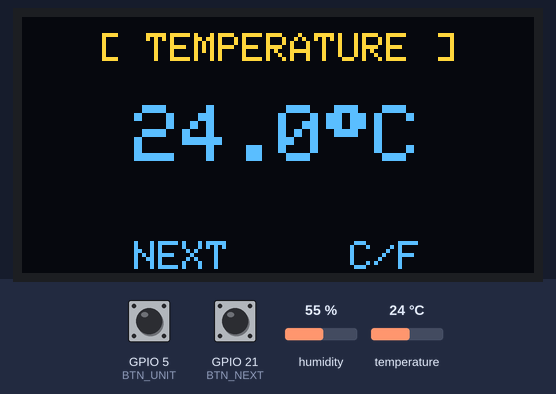
The sketch below on a simulated ESP32. Parts: 128×64 one-colour display. The test bench sets the inputs (shaded band); at power-on: GPIO 5 (BTN_UNIT) HIGH, GPIO 21 (BTN_NEXT) HIGH, humidity 55 %, temperature 24 °C. The OLED is the two-colour kind (top 16 rows yellow); what the sketch prints to the serial monitor is not drawn.

Above: at 3.7 s.
3.8 s: GPIO 5 (BTN_UNIT) pulled LOW for 0.25 s
At 4.5 s:
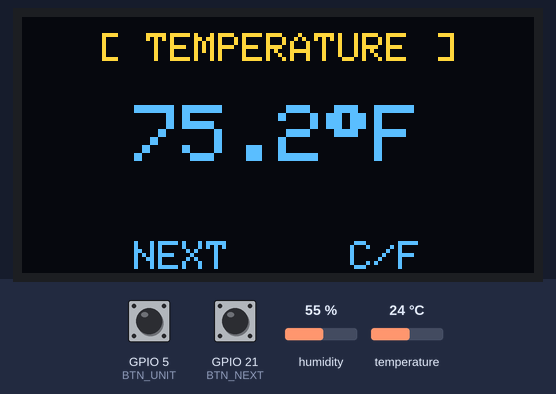
5.5 s: GPIO 21 (BTN_NEXT) pulled LOW for 0.25 s
At 6.3 s:
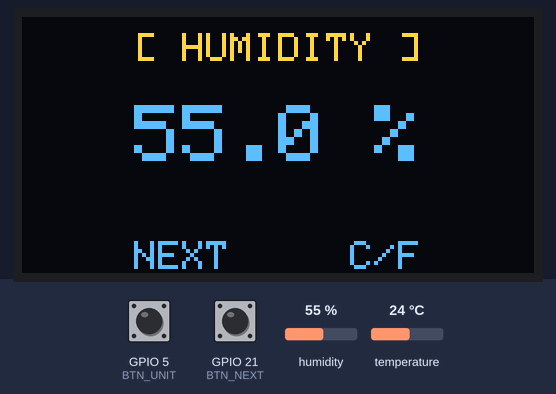
7.2 s: GPIO 21 (BTN_NEXT) pulled LOW for 1 s
At 8.4 s:
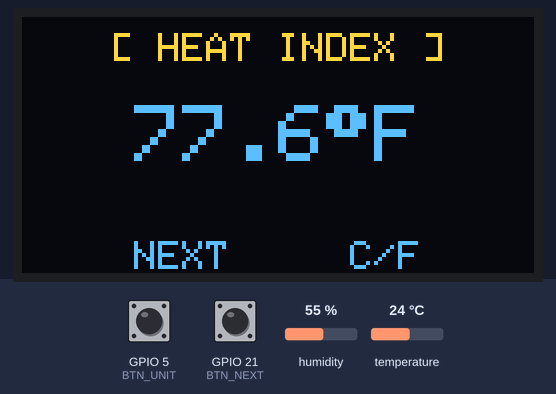
9.7 s: GPIO 5 (BTN_UNIT) pulled LOW for 1 s
At 10.4 s:
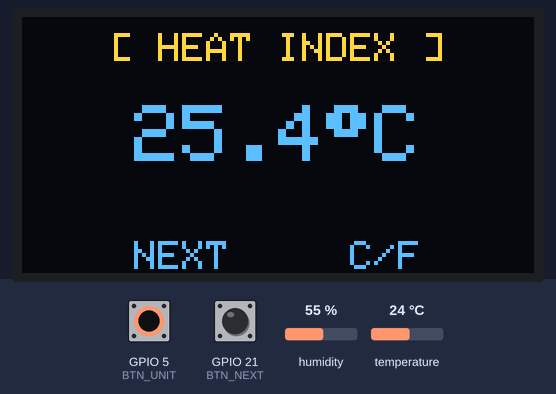
12.2 s: GPIO 21 (BTN_NEXT) pulled LOW for 0.25 s
At 13.5 s:
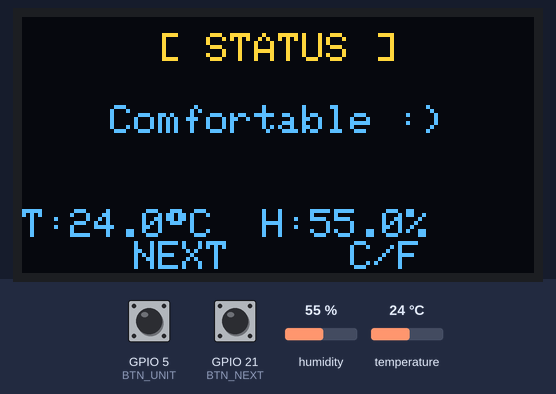
13.9 s: humidity set to 31 %
At 15.1 s:
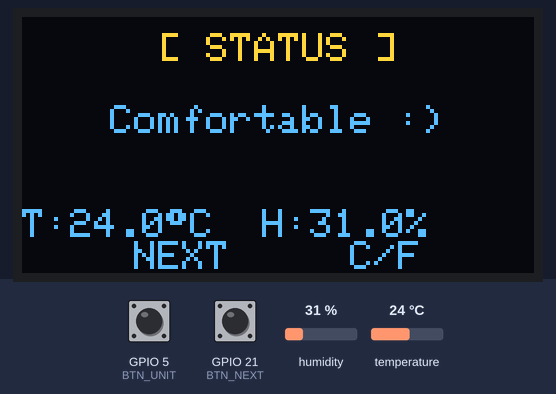
15.4 s: humidity set to 28 %
Timing chart, 0 to 18.1 s (numbered marks = the images above; inputs shaded):
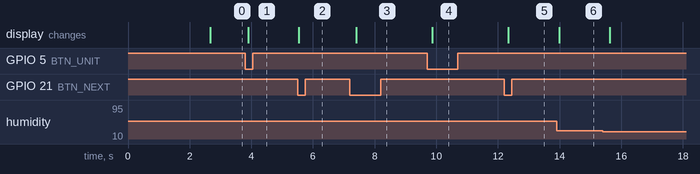

The sketch:

smart_climate_monitor.ino
```cpp
#include <Wire.h>
#include <Adafruit_AHTX0.h>
#include <Adafruit_GFX.h>
#include <Adafruit_SSD1306.h>

// -----------------------------------------------
//   GPIO PINS
// -----------------------------------------------
#define BTN_NEXT   21
#define BTN_UNIT   5

// -----------------------------------------------
//   OLED SETTINGS
// -----------------------------------------------
#define SCREEN_WIDTH  128
#define SCREEN_HEIGHT 64
#define OLED_RESET    -1
#define OLED_ADDRESS  0x3C

// -----------------------------------------------
//   OBJECTS
// -----------------------------------------------
Adafruit_SSD1306 display(SCREEN_WIDTH, SCREEN_HEIGHT, &Wire, OLED_RESET);
Adafruit_AHTX0 aht;

// -----------------------------------------------
//   SCREEN STATE
// -----------------------------------------------
int currentScreen = 0;
const int TOTAL_SCREENS = 5;
bool useFahrenheit = false;

// -----------------------------------------------
//   BUTTON DEBOUNCE
// -----------------------------------------------
unsigned long lastDebounce1 = 0;
unsigned long lastDebounce2 = 0;
const unsigned long DEBOUNCE_DELAY = 200;
bool lastState1 = HIGH;
bool lastState2 = HIGH;

// -----------------------------------------------
//   SENSOR DATA
// -----------------------------------------------
float temperature = 0.0;
float humidity    = 0.0;
float heatIndex   = 0.0;

float minTemp = 999.0;
float maxTemp = -999.0;
float minHum  = 999.0;
float maxHum  = -999.0;

// -----------------------------------------------
//   HELPER: CENTER TEXT
// -----------------------------------------------
void printCentered(String text, int y, int textSize) {
  int16_t x1, y1;
  uint16_t w, h;
  display.setTextSize(textSize);
  display.getTextBounds(text, 0, 0, &x1, &y1, &w, &h);
  display.setCursor((SCREEN_WIDTH - w) / 2, y);
  display.print(text);
}

// -----------------------------------------------
//   CELSIUS TO FAHRENHEIT
// -----------------------------------------------
float toFahrenheit(float c) {
  return (c * 9.0 / 5.0) + 32.0;
}

// -----------------------------------------------
//   HEAT INDEX CALCULATION
// -----------------------------------------------
float computeHeatIndex(float t, float h) {
  float hi = -8.78469475556
           + 1.61139411    * t
           + 2.33854883889 * h
           - 0.14611605    * t * h
           - 0.012308094   * t * t
           - 0.0164248278  * h * h
           + 0.002211732   * t * t * h
           + 0.00072546    * t * h * h
           - 0.000003582   * t * t * h * h;
  return hi;
}

// -----------------------------------------------
//   COMFORT STATUS
// -----------------------------------------------
String getComfortStatus(float t, float h) {
  if (t > 35)  return "Too Hot!";
  if (t < 18)  return "Too Cold!";
  if (h > 70)  return "Too Humid!";
  if (h < 30)  return "Too Dry!";
  return "Comfortable :)";
}

// -----------------------------------------------
//   READ SENSOR & UPDATE MIN/MAX
// -----------------------------------------------
void readSensor() {
  sensors_event_t hum_event, temp_event;
  aht.getEvent(&hum_event, &temp_event);
  temperature = temp_event.temperature;
  humidity    = hum_event.relative_humidity;
  heatIndex   = computeHeatIndex(temperature, humidity);

  if (temperature < minTemp) minTemp = temperature;
  if (temperature > maxTemp) maxTemp = temperature;
  if (humidity < minHum)     minHum  = humidity;
  if (humidity > maxHum)     maxHum  = humidity;
}

// -----------------------------------------------
//   BUTTON CHECK HELPER
// -----------------------------------------------
bool isPressed(int pin, bool &lastState, unsigned long &lastDebounce) {
  bool state = digitalRead(pin);
  if (state == LOW && lastState == HIGH) {
    if (millis() - lastDebounce > DEBOUNCE_DELAY) {
      lastDebounce = millis();
      lastState = state;
      return true;
    }
  }
  lastState = state;
  return false;
}

// -----------------------------------------------
//   SCREEN 1 — TEMPERATURE
// -----------------------------------------------
void showTemperature() {
  display.clearDisplay();
  printCentered("[ TEMPERATURE ]", 4, 1);
  float dispTemp = useFahrenheit ? toFahrenheit(temperature) : temperature;
  char unit = useFahrenheit ? 'F' : 'C';
  String val = String(dispTemp, 1) + (char)247 + unit;
  printCentered(val, 22, 2);
  printCentered("NEXT     C/F", 56, 1);
  display.display();
}

// -----------------------------------------------
//   SCREEN 2 — HUMIDITY
// -----------------------------------------------
void showHumidity() {
  display.clearDisplay();
  printCentered("[ HUMIDITY ]", 4, 1);
  String val = String(humidity, 1) + " %";
  printCentered(val, 22, 2);
  printCentered("NEXT     C/F", 56, 1);
  display.display();
}

// -----------------------------------------------
//   SCREEN 3 — HEAT INDEX
// -----------------------------------------------
void showHeatIndex() {
  display.clearDisplay();
  printCentered("[ HEAT INDEX ]", 4, 1);
  float dispHI = useFahrenheit ? toFahrenheit(heatIndex) : heatIndex;
  char unit = useFahrenheit ? 'F' : 'C';
  String val = String(dispHI, 1) + (char)247 + unit;
  printCentered(val, 22, 2);
  printCentered("NEXT     C/F", 56, 1);
  display.display();
}

// -----------------------------------------------
//   SCREEN 4 — STATUS
// -----------------------------------------------
void showStatus() {
  display.clearDisplay();
  printCentered("[ STATUS ]", 4, 1);
  String status = getComfortStatus(temperature, humidity);
  printCentered(status, 22, status.length() > 10 ? 1 : 2);
  float dispTemp = useFahrenheit ? toFahrenheit(temperature) : temperature;
  char unit = useFahrenheit ? 'F' : 'C';
  display.setTextSize(1);
  display.setCursor(0, 48);
  display.print("T:");
  display.print(dispTemp, 1);
  display.print((char)247);
  display.print(unit);
  display.print("  H:");
  display.print(humidity, 1);
  display.print("%");
  printCentered("NEXT     C/F", 56, 1);
  display.display();
}

// -----------------------------------------------
//   SCREEN 5 — MIN/MAX
// -----------------------------------------------
void showMinMax() {
  display.clearDisplay();
  printCentered("[ MIN / MAX ]", 2, 1);
  float dMinT = useFahrenheit ? toFahrenheit(minTemp) : minTemp;
  float dMaxT = useFahrenheit ? toFahrenheit(maxTemp) : maxTemp;
  char unit   = useFahrenheit ? 'F' : 'C';
  display.setTextSize(1);
  display.setCursor(0, 17);
  display.print("Temp MIN: ");
  display.print(dMinT, 1);
  display.print((char)247);
  display.println(unit);
  display.setCursor(0, 28);
  display.print("Temp MAX: ");
  display.print(dMaxT, 1);
  display.print((char)247);
  display.println(unit);
  display.setCursor(0, 39);
  display.print("Hum  MIN: ");
  display.print(minHum, 1);
  display.println("%");
  display.setCursor(0, 50);
  display.print("Hum  MAX: ");
  display.print(maxHum, 1);
  display.println("%");
  display.display();
}

// -----------------------------------------------
//   SETUP
// -----------------------------------------------
void setup() {
  Serial.begin(115200);

  pinMode(BTN_NEXT, INPUT_PULLUP);
  pinMode(BTN_UNIT, INPUT_PULLUP);

  Wire.begin(8, 9);

  if (!display.begin(SSD1306_SWITCHCAPVCC, OLED_ADDRESS)) {
    Serial.println("ERROR: OLED not found!");
    while (true);
  }

  // Splash Screen
  display.clearDisplay();
  display.setTextColor(SSD1306_WHITE);
  printCentered("Smart Climate", 8, 1);
  printCentered("Monitor v3.0", 22, 1);
  printCentered("Sofia L. Pardillo", 40, 1);
  printCentered("BSICE - 3", 52, 1);
  display.display();
  delay(2500);

  if (!aht.begin()) {
    display.clearDisplay();
    printCentered("AHT30 Not Found!", 20, 1);
    printCentered("Check wiring.", 35, 1);
    display.display();
    while (true);
  }

  Serial.println("Setup complete!");
}

// -----------------------------------------------
//   LOOP
// -----------------------------------------------
void loop() {
  readSensor();

  if (isPressed(BTN_NEXT, lastState1, lastDebounce1)) {
    currentScreen = (currentScreen + 1) % TOTAL_SCREENS;
    Serial.print("Screen: "); Serial.println(currentScreen);
  }

  if (isPressed(BTN_UNIT, lastState2, lastDebounce2)) {
    useFahrenheit = !useFahrenheit;
    Serial.println(useFahrenheit ? "Fahrenheit" : "Celsius");
  }

  switch (currentScreen) {
    case 0: showTemperature(); break;
    case 1: showHumidity();    break;
    case 2: showHeatIndex();   break;
    case 3: showStatus();      break;
    case 4: showMinMax();      break;
  }

  delay(100);
}
```

Measured:
- after the input at 3.8 s, the display: changes after 0.10 s (image 1)
- after the input at 5.5 s, the display: changes at once (image 2)
- after the input at 7.2 s, the display: changes after 0.20 s (image 3)
- after the input at 9.7 s, the display: changes after 0.17 s (image 4)
- after the input at 12.2 s, the display: changes after 0.14 s (image 5)
- after the input at 13.9 s, the display: changes after 0.08 s (image 6)
